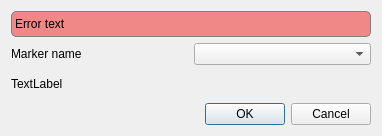
<?xml version="1.0" encoding="UTF-8"?>
<ui version="4.0">
 <class>Dialog</class>
 <widget class="QDialog" name="Dialog">
  <property name="geometry">
   <rect>
    <x>0</x>
    <y>0</y>
    <width>382</width>
    <height>136</height>
   </rect>
  </property>
  <property name="windowTitle">
   <string>Edit marker</string>
  </property>
  <layout class="QGridLayout" name="gridLayout">
   <item row="3" column="0" colspan="2">
    <widget class="QDialogButtonBox" name="buttonBox">
     <property name="orientation">
      <enum>Qt::Horizontal</enum>
     </property>
     <property name="standardButtons">
      <set>QDialogButtonBox::Cancel|QDialogButtonBox::Ok</set>
     </property>
    </widget>
   </item>
   <item row="0" column="0" colspan="2">
    <widget class="QLabel" name="errors">
     <property name="enabled">
      <bool>true</bool>
     </property>
     <property name="styleSheet">
      <string notr="true">.QLabel{background-color: #F18888; border: 1px solid gray; border-radius: 5px}</string>
     </property>
     <property name="frameShape">
      <enum>QFrame::Box</enum>
     </property>
     <property name="frameShadow">
      <enum>QFrame::Sunken</enum>
     </property>
     <property name="text">
      <string>Error text</string>
     </property>
    </widget>
   </item>
   <item row="1" column="0">
    <widget class="QLabel" name="label_4">
     <property name="text">
      <string>Marker name</string>
     </property>
    </widget>
   </item>
   <item row="1" column="1">
    <widget class="QComboBox" name="marker"/>
   </item>
   <item row="2" column="0" colspan="2">
    <widget class="QLabel" name="placeHolder">
     <property name="text">
      <string>TextLabel</string>
     </property>
    </widget>
   </item>
  </layout>
 </widget>
 <resources/>
 <connections/>
</ui>
